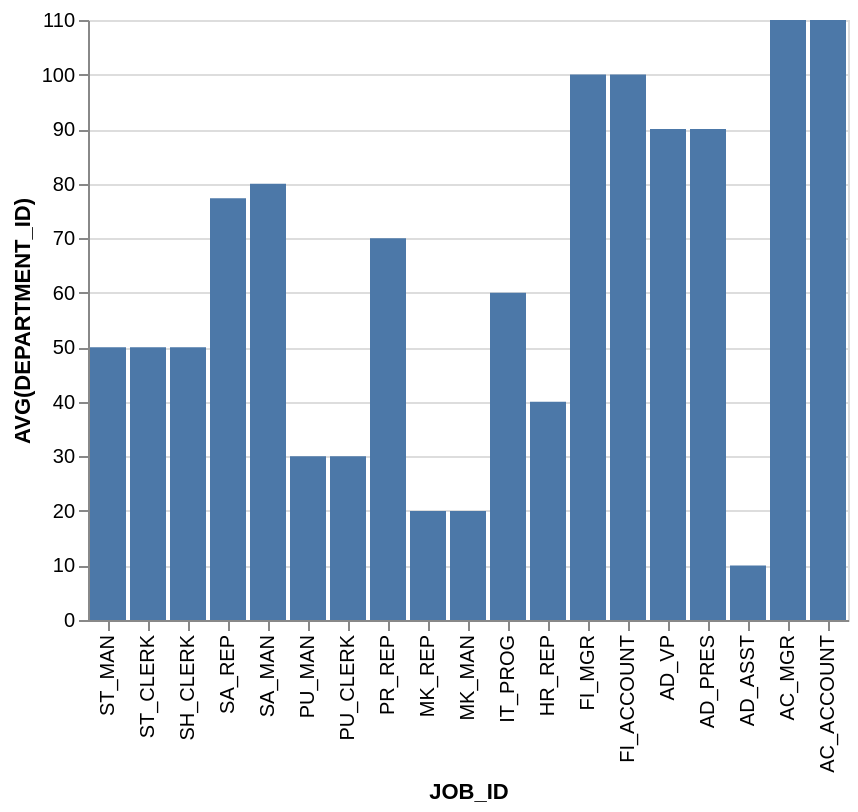

Specify this chart in Vega-Lite:
### Vega-Lite specification from a JSON file in a GitHub repository (floating-point values rounded to 4 significant figures)
{"data": {"values": [{"x_data": "ST_MAN", "y_data": 50}, {"x_data": "ST_CLERK", "y_data": 50}, {"x_data": "SH_CLERK", "y_data": 50}, {"x_data": "SA_REP", "y_data": 77.33}, {"x_data": "SA_MAN", "y_data": 80}, {"x_data": "PU_MAN", "y_data": 30}, {"x_data": "PU_CLERK", "y_data": 30}, {"x_data": "PR_REP", "y_data": 70}, {"x_data": "MK_REP", "y_data": 20}, {"x_data": "MK_MAN", "y_data": 20}, {"x_data": "IT_PROG", "y_data": 60}, {"x_data": "HR_REP", "y_data": 40}, {"x_data": "FI_MGR", "y_data": 100}, {"x_data": "FI_ACCOUNT", "y_data": 100}, {"x_data": "AD_VP", "y_data": 90}, {"x_data": "AD_PRES", "y_data": 90}, {"x_data": "AD_ASST", "y_data": 10}, {"x_data": "AC_MGR", "y_data": 110}, {"x_data": "AC_ACCOUNT", "y_data": 110}]}, "mark": "bar", "encoding": {"x": {"field": "x_data", "type": "nominal", "title": "JOB_ID", "sort": "descending"}, "y": {"field": "y_data", "type": "quantitative", "title": "AVG(DEPARTMENT_ID)"}}}
